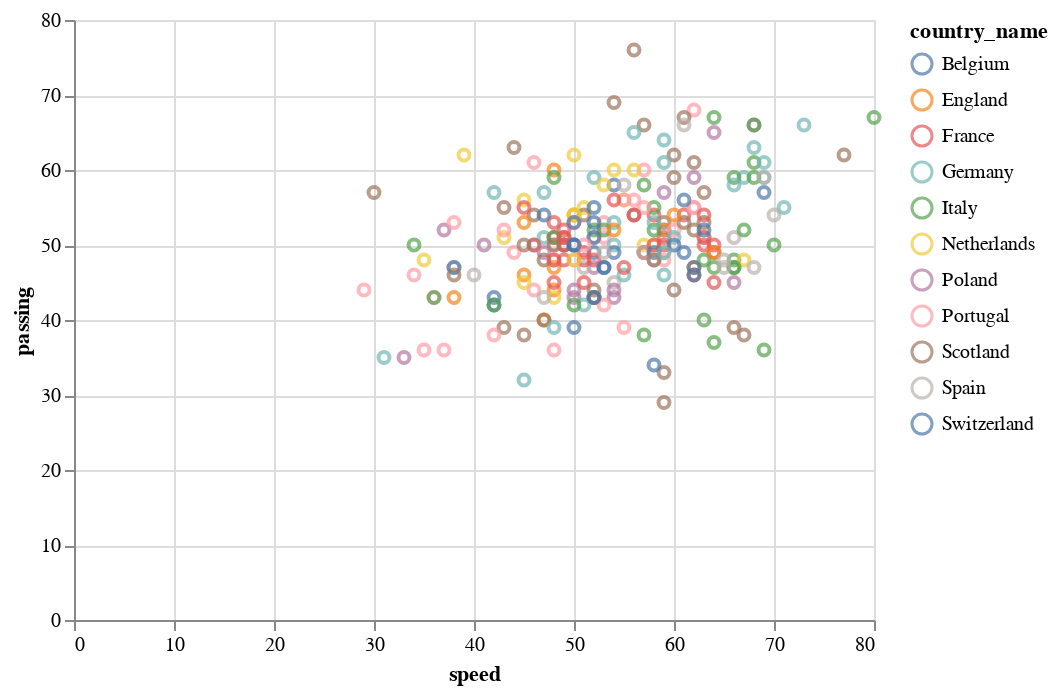

The code cell stored with this chart in its notebook:
### Code cell
alt.Chart(team_test).mark_point().encode(
    alt.X('speed'),
    alt.Y('passing'),
    alt.Color('country_name')
)

### Figure 1 — Vega-Lite specification as saved in the notebook (floating-point values rounded to 4 significant figures; data arrays with more than 128 entries replaced by an {"elided": "..."} marker saying what was removed)
{"$schema": "https://vega.github.io/schema/vega-lite/v2.json", "config": {"view": {"height": 300, "width": 400}}, "data": {"values": {"elided": "245 records"}}, "encoding": {"color": {"field": "country_name", "type": "nominal"}, "x": {"field": "speed", "type": "quantitative"}, "y": {"field": "passing", "type": "quantitative"}}, "mark": "point"}
